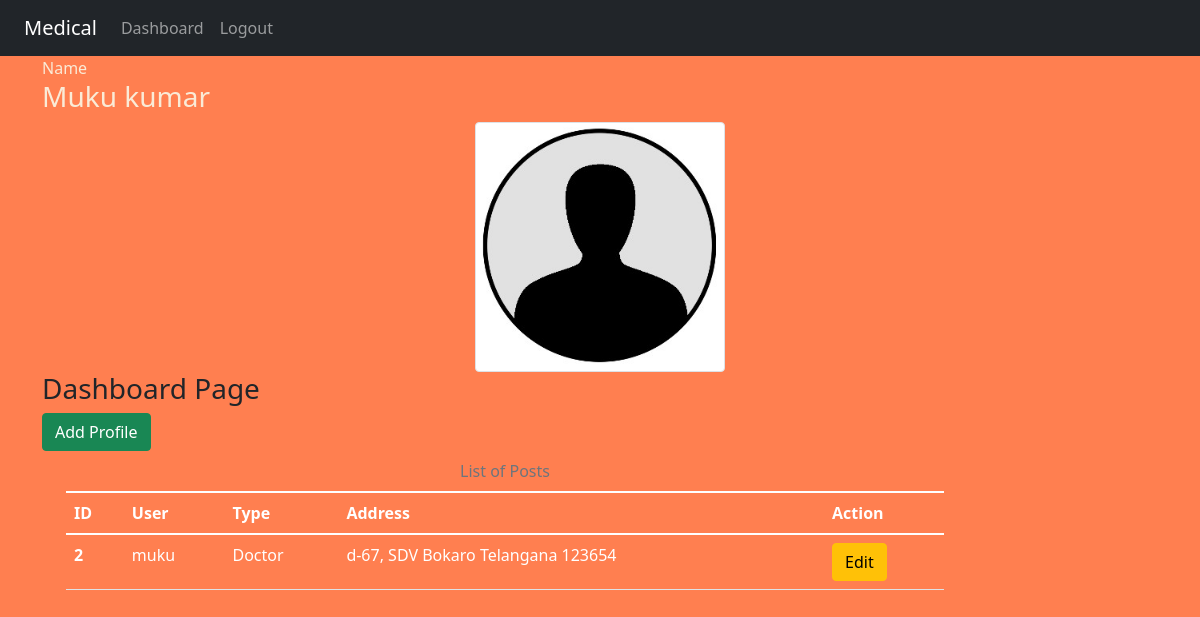
Page /dashboard/ (signed in) on the committed database.
### app/models.py (models this page shows)
class Profile(models.Model):
    user=models.OneToOneField(User,on_delete=models.CASCADE)
    profile_pic=models.ImageField(upload_to='profileimg',default='profileimg/default.jpg',blank=True)
    type=models.CharField(choices=USER_CHOICE,max_length=20)
    line=models.CharField(max_length=100)
    city=models.CharField(max_length=50)
    state=models.CharField(choices=STATE_CHOICES,max_length=50)
    pincode=models.IntegerField()

### app/views.py (the view)
# urls.py: path('dashboard/',views.dashboard,name='dashboard'),
def dashboard(request):
    try:
        if request.user.is_superuser:
            posts=Profile.objects.all()
            return render(request,'app/dashboard.html',{'posts':posts,'name':request.user.first_name,'name2':request.user.last_name})
        if request.user.is_authenticated:
            posts=Profile.objects.filter(user=request.user.id)
            return render(request,'app/dashboard.html',{'posts':posts,'name':request.user.first_name,'name2':request.user.last_name})
        else:
            return HttpResponseRedirect('/login/')
    except:
        return HttpResponseRedirect('/dashboard/')

### app/templates/app/dashboard.html (shortened to what this page needs)
{% extends 'app/base.html' %}
{% load static %}
{% block side %}
<div class="border-right border-warning h-100">Name</div>
<h3>{{name}} {{name2}}</h3>
<div class="text-center">
  {% for post in posts %}
  <img src="{{post.profile_pic.url}}" alt="profile pic" class="img-thumbnail" width="250px" height="150px">
  {% endfor %}
</div>
{% endblock side %}
{% block content %}
<div class="col-sm-10">
    <h3 class="text-dark">Dashboard Page</h3>
    {% if perms.app.add_profile %}
    <a href="{% url 'addpost' %}" class="btn btn-success">Add Profile</a>
    {% endif %}
    <div class="container">
        <table class="table caption-top text-white">
            <caption class="text-center">List of Posts</caption>
            <thead>
              <tr>
                <th scope="col">ID</th>
                <th scope="col">User</th>
                <th scope="col">Type</th>
                <th scope="col">Address</th>
                <th>Action</th>
              </tr>
            </thead>
            <tbody>
                {% for post in posts %}
              <tr>
                <th scope="row">{{post.id}}</th>
                <td>{{post.user}}</td>
                <td>{{post.type}}</td>
                <td>{{post.line}} {{post.city}} {{post.state}} {{post.pincode}}</td>
                <td>
                {% if perms.app.change_profile %}
                <a href="{% url 'updatepost' post.id %}" class="btn btn-warning">Edit</a>
                {% endif %}
                </td>
              </tr>
              {% endfor %}
            </tbody>
          </table>
    </div>
</div>
{% endblock content%}

### app/static/app/css/style.css (style rules this page uses)
body { background-color: rgb(61, 20, 20); color: antiquewhite; }

### app/templates/app/base.html (style rules this page uses)
body { background-color: coral; }

### rows in the picture
Profile: profile_pic (placeholder picture), id "2", user "muku", type "Doctor", line "d-67, SDV", city "Bokaro", state "Telangana", pincode "123654"

### other values in the picture
{{ name }} "Muku"
{{ name2 }} "kumar"
